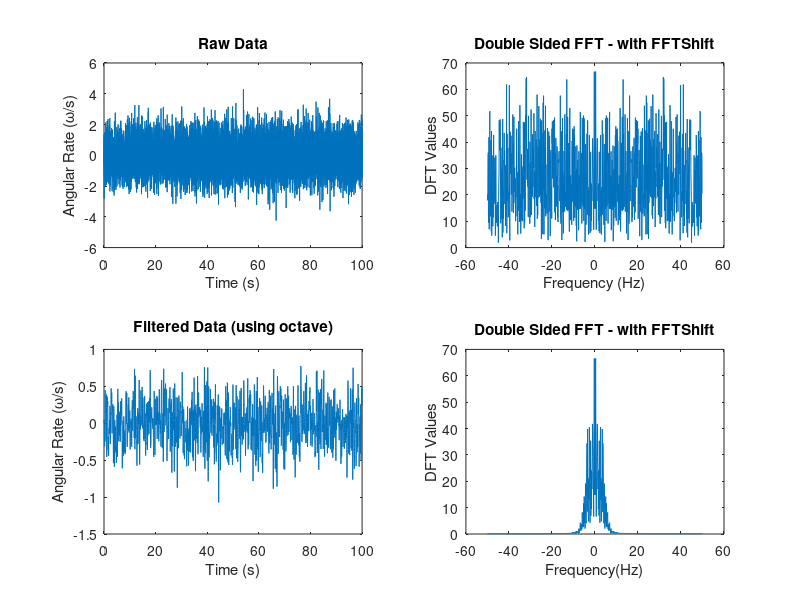

Write MATLAB code to recreate this figure.
% @file fft_test_octa.m
% IIR/FIR Filter implementation
% @author Ricardo <tsao.ricardo@iac.com.tw>

clear;

NFFT=1000;

% load raw data
fs=100; %sampling frequency
t=0:0.01:100; %time base

x = csvread('raw_data.csv');

%histogram(x);
%figure

std(x)
mean(x)

% plot raw data
subplot(2,2,1)
plot(t, x)
title('Raw Data')
xlabel('Time (s)')
ylabel('Angular Rate (\omega/s)');

% do FFT
X=fftshift(fft(x,NFFT));
fVals=fs*(-NFFT/2:NFFT/2-1)/NFFT;

% plot the FFT result of raw data
subplot(2,2,2)
plot(fVals,abs(X));	
title('Double Sided FFT - with FFTShift');
xlabel('Frequency (Hz)')
ylabel('DFT Values');

% do filtering
% IIR
[b,a] = cheby2(4,60,12.5/50);
x = filter(b,a,x);

% FIR
%b = fir1(12,12.5/50);
%x = filter(b,1,x); 

std(x)
mean(x)

% plot the filtered data
subplot(2,2,3)
plot(t, x)
title('Filtered Data (using octave)')
xlabel('Time (s)');
ylabel('Angular Rate (\omega/s)');

% do FFT
X=fftshift(fft(x,NFFT));
fVals=fs*(-NFFT/2:NFFT/2-1)/NFFT;

% plot the FFT result of filtered data 
subplot(2,2,4)
plot(fVals,abs(X));	
title('Double Sided FFT - with FFTShift');
xlabel('Frequency(Hz)')	 	 
ylabel('DFT Values');

% IIR
%figure
%freqz(b,a)
%freqz(b,a,[],100)

% FIR
%figure
%freqz(b,1)
%freqz(b,1,[],100)

